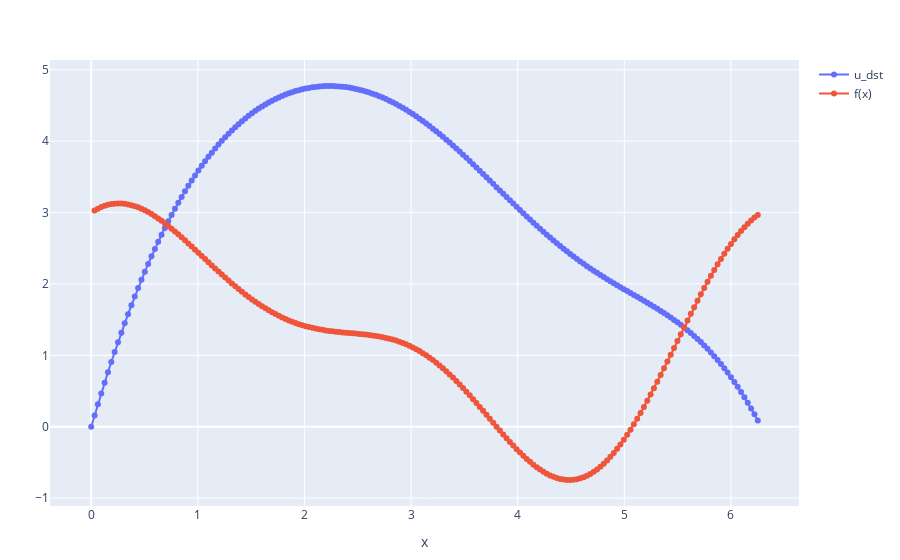

The notebook cell saved with this chart:
### Code cell
plot([
    scatter(x=vcat([0],x), y=u_dst, mode="markers+lines", name="u_dst"),
    scatter(x=x, y=f_rhs, mode="markers+lines", name="f(x)")],
    Layout(xaxis_title="x") #yaxis_title="u(x)",  
)

### Figure 1 — Plotly figure (JSON) as saved in the notebook; plotly's stock layout.template omitted (floating-point values rounded to 4 significant figures; data arrays with more than 128 entries replaced by an {"elided": "..."} marker saying what was removed)
{"data": [{"mode": "markers+lines", "name": "u_dst", "type": "scatter", "x": {"elided": "200 float values"}, "y": {"elided": "200 float values"}}, {"mode": "markers+lines", "name": "f(x)", "type": "scatter", "x": {"elided": "199 float values"}, "y": {"elided": "199 float values"}}], "layout": {"margin": {"b": 50, "l": 50, "r": 50, "t": 60}, "xaxis": {"title": {"text": "x"}}}}
